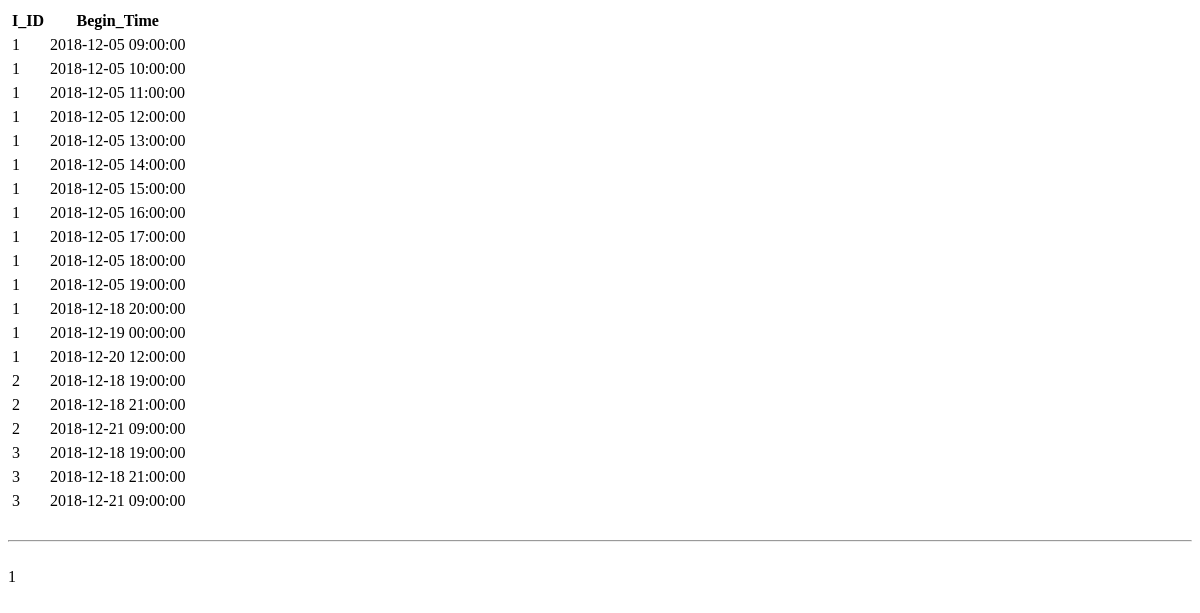
The app's page /Instructor/test1212.php, older data.
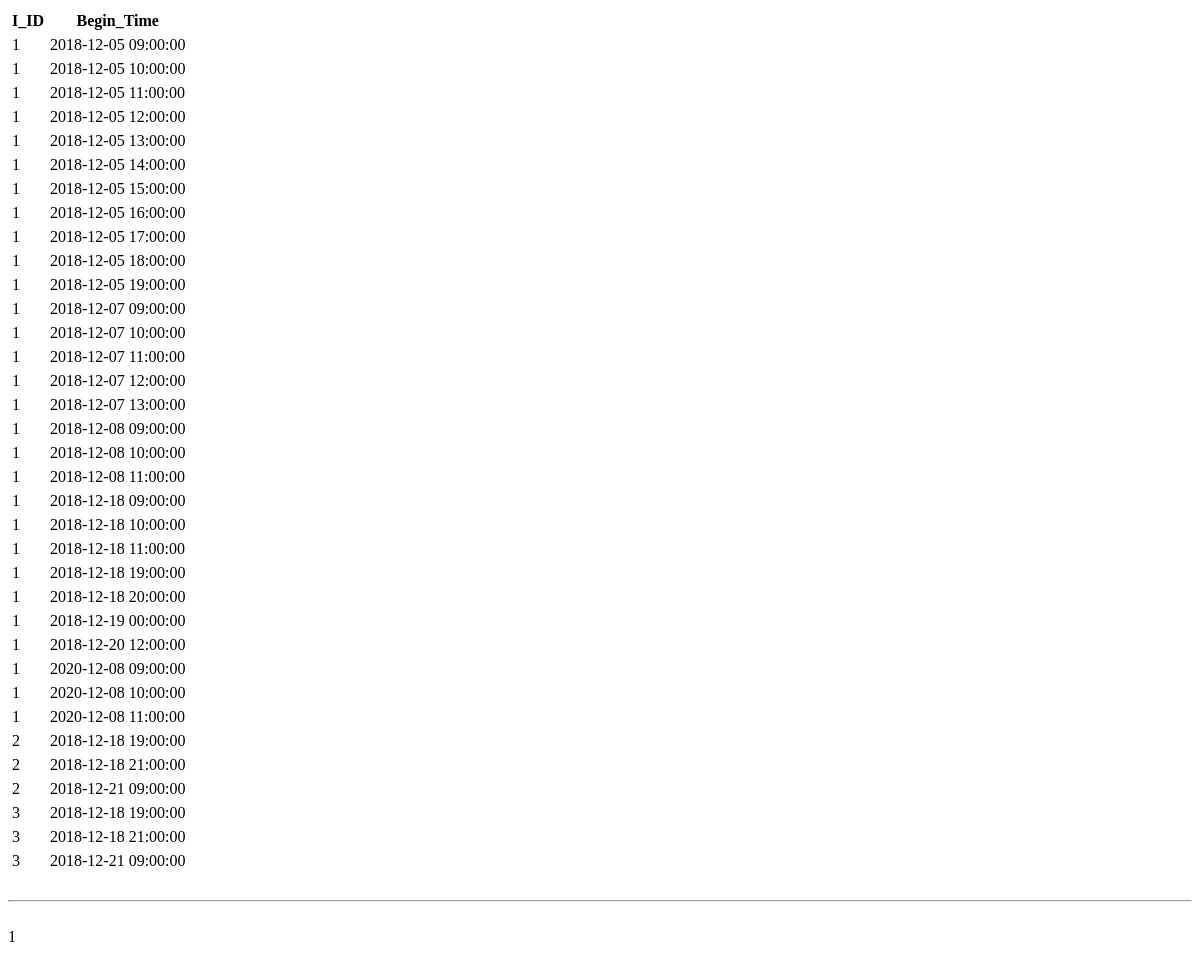
The same page, newer data.
### tables this page shows
CREATE TABLE `period` (
  `I_ID` int(6) NOT NULL,
  `Begin_Time` datetime NOT NULL
);

### Instructor/test1212.php (the view, shortened to what this page needs)
<?php
	require_once('database.php');
?>
<!DOCTYPE html>
<html lang="en">
<head>
</head>
<body>
	<table class="table table-hover"  cellpadding="2" cellspacing="2">
		<thead>
			<tr>
				<th>I_ID</th>
				<th>Begin_Time</th>
			</tr>
	  	</thead>
	  	<tbody>
		<?php
			$mysqli->autocommit(FALSE);
			$mysqli->begin_transaction(MYSQLI_TRANS_START_READ_WRITE);
			$result = mysqli_query($mysqli, "SELECT `I_ID`, `Begin_Time` FROM `period`  WHERE MONTH(`Begin_Time`) = MONTH(NOW());
				");
		while($query_data = mysqli_fetch_row($result)) {
		  echo "<tr>";
		  echo "<td>",$query_data[0], "</td>",
			   "<td>",$query_data[1], "</td>";
		  echo "</tr>";
		}
		?>
	  	</tbody>
	</table>
	<br>
	<hr>
	<br>
<?php
print(1);
?>
</body>
</html>

Row changes from the older to the newer data that the page shows:
added period: I_ID "1", Begin_Time "2018-12-07 09:00:00"
added period: I_ID "1", Begin_Time "2018-12-07 10:00:00"
added period: I_ID "1", Begin_Time "2018-12-07 11:00:00"
added period: I_ID "1", Begin_Time "2018-12-07 12:00:00"
added period: I_ID "1", Begin_Time "2018-12-07 13:00:00"
added period: I_ID "1", Begin_Time "2018-12-08 09:00:00"
added period: I_ID "1", Begin_Time "2018-12-08 10:00:00"
added period: I_ID "1", Begin_Time "2018-12-08 11:00:00"
added period: I_ID "1", Begin_Time "2018-12-18 09:00:00"
added period: I_ID "1", Begin_Time "2018-12-18 10:00:00"
added period: I_ID "1", Begin_Time "2018-12-18 11:00:00"
added period: I_ID "1", Begin_Time "2018-12-18 19:00:00"
added period: I_ID "1", Begin_Time "2020-12-08 09:00:00"
added period: I_ID "1", Begin_Time "2020-12-08 10:00:00"
added period: I_ID "1", Begin_Time "2020-12-08 11:00:00"
